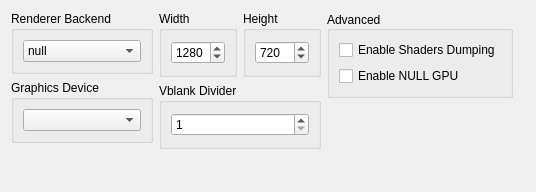
      <widget class="QWidget" name="graphicsTabLayout">
       <property name="geometry">
        <rect>
         <x>0</x>
         <y>0</y>
         <width>536</width>
         <height>192</height>
        </rect>
       </property>
       <layout class="QVBoxLayout" name="graphicsTabVLayout" stretch="0,0">
        <item>
         <layout class="QHBoxLayout" name="graphicsTabHLayout" stretch="1,1,1">
          <item>
           <layout class="QVBoxLayout" name="graphicsTabLayoutLeft">
            <item>
            <widget class="QGroupBox" name="rendererBackendGroupBox">
                <property name="title">
                <string>Renderer Backend</string>
                </property>
                <layout class="QVBoxLayout" name="rendererBackendBoxLayout">
                <item>
                <widget class="QComboBox" name="rendererBackendComboBox">
                <item>
                    <property name="text">
                    <string>null</string>
                    </property>
                </item>
                <item>
                    <property name="text">
                    <string>vulkan</string>
                    </property>
                </item>
                </widget>
                </item>
                </layout>
            </widget>
            </item>
            <item>
             <widget class="QGroupBox" name="graphicsAdapterGroupBox">
              <property name="title">
               <string>Graphics Device</string>
              </property>
              <layout class="QVBoxLayout" name="graphicsAdapterLayout">
               <item>
                <widget class="QComboBox" name="graphicsAdapterBox"/>
               </item>
              </layout>
             </widget>
            </item>
            <item>
             <widget class="QWidget" name="widgetgraphicsBottom" native="true">
              <layout class="QHBoxLayout" name="widgetgraphicsBottomHLayout">
               <property name="leftMargin">
                <number>0</number>
               </property>
               <property name="topMargin">
                <number>0</number>
               </property>
               <property name="rightMargin">
                <number>0</number>
               </property>
               <property name="bottomMargin">
                <number>0</number>
               </property>
              </layout>
             </widget>
            </item>
           </layout>
          </item>
          <item>
           <layout class="QVBoxLayout" name="graphicsTabLayoutMiddle">
            <item>
             <layout class="QVBoxLayout" name="layoutResolution">
              <property name="spacing">
               <number>6</number>
              </property>
              <property name="leftMargin">
               <number>0</number>
              </property>
              <item>
               <layout class="QHBoxLayout" name="resolutionLayout">
                <item>
                 <widget class="QGroupBox" name="widthGroupBox">
                  <property name="title">
                   <string>Width</string>
                  </property>
                  <layout class="QVBoxLayout" name="widthLayout">
                   <item>
                    <widget class="QSpinBox" name="widthSpinBox">
                     <property name="accelerated">
                      <bool>true</bool>
                     </property>
                     <property name="correctionMode">
                      <enum>QAbstractSpinBox::CorrectionMode::CorrectToNearestValue</enum>
                     </property>
                     <property name="keyboardTracking">
                      <bool>false</bool>
                     </property>
                     <property name="minimum">
                      <number>0</number>
                     </property>
                     <property name="maximum">
                      <number>9999</number>
                     </property>
                     <property name="value">
                      <number>1280</number>
                     </property>
                    </widget>
                   </item>
                  </layout>
                 </widget>
                </item>
                <item>
                 <widget class="QGroupBox" name="heightGroupBox">
                  <property name="title">
                   <string>Height</string>
                  </property>
                  <layout class="QVBoxLayout" name="heightLayout">
                   <item>
                    <widget class="QSpinBox" name="heightSpinBox">
                     <property name="frame">
                      <bool>true</bool>
                     </property>
                     <property name="accelerated">
                      <bool>true</bool>
                     </property>
                     <property name="correctionMode">
                      <enum>QAbstractSpinBox::CorrectionMode::CorrectToNearestValue</enum>
                     </property>
                     <property name="keyboardTracking">
                      <bool>false</bool>
                     </property>
                     <property name="minimum">
                      <number>0</number>
                     </property>
                     <property name="maximum">
                      <number>9999</number>
                     </property>
                     <property name="value">
                      <number>720</number>
                     </property>
                    </widget>
                   </item>
                  </layout>
                 </widget>
                </item>
               </layout>
              </item>
             </layout>
            </item>
            <item>
             <layout class="QVBoxLayout" name="vLayoutVblank">
              <property name="spacing">
               <number>6</number>
              </property>
              <property name="leftMargin">
               <number>0</number>
              </property>
              <item>
               <layout class="QHBoxLayout" name="hLayoutVblank">
                <item>
                 <widget class="QGroupBox" name="heightDivider">
                  <property name="title">
                   <string>Vblank Divider</string>
                  </property>
                  <layout class="QVBoxLayout" name="vblankLayout">
                   <item>
                    <widget class="QSpinBox" name="vblankSpinBox">
                     <property name="frame">
                      <bool>true</bool>
                     </property>
                     <property name="accelerated">
                      <bool>true</bool>
                     </property>
                     <property name="correctionMode">
                      <enum>QAbstractSpinBox::CorrectionMode::CorrectToNearestValue</enum>
                     </property>
                     <property name="keyboardTracking">
                      <bool>false</bool>
                     </property>
                     <property name="minimum">
                      <number>1</number>
                     </property>
                     <property name="maximum">
                      <number>9999</number>
                     </property>
                     <property name="value">
                      <number>1</number>
                     </property>
                    </widget>
                   </item>
                  </layout>
                 </widget>
                </item>
               </layout>
              </item>
             </layout>
            </item>
           </layout>
          </item>
          <item>
           <layout class="QVBoxLayout" name="graphicsTabLayoutRight">
            <property name="rightMargin">
             <number>12</number>
            </property>
            <property name="bottomMargin">
             <number>12</number>
            </property>
            <item>
             <widget class="QGroupBox" name="additionalSettingsGroupBox">
              <property name="title">
               <string>Advanced</string>
              </property>
              <property name="alignment">
               <set>Qt::AlignmentFlag::AlignLeading|Qt::AlignmentFlag::AlignLeft|Qt::AlignmentFlag::AlignVCenter</set>
              </property>
              <layout class="QVBoxLayout" name="additionalSettingsLayout">
               <item>
                <widget class="QCheckBox" name="dumpShadersCheckBox">
                 <property name="text">
                  <string>Enable Shaders Dumping</string>
                 </property>
                </widget>
               </item>
               <item>
                <widget class="QCheckBox" name="nullGpuCheckBox">
                 <property name="text">
                  <string>Enable NULL GPU</string>
                 </property>
                </widget>
               </item>
              </layout>
             </widget>
            </item>
            <item>
             <spacer name="AdvancedSpacer">
              <property name="orientation">
               <enum>Qt::Orientation::Vertical</enum>
              </property>
              <property name="sizeHint" stdset="0">
               <size>
                <width>20</width>
                <height>40</height>
               </size>
              </property>
             </spacer>
            </item>
           </layout>
          </item>
         </layout>
        </item>
        <item>
         <spacer name="graphicSpacer">
          <property name="orientation">
           <enum>Qt::Orientation::Vertical</enum>
          </property>
          <property name="sizeHint" stdset="0">
           <size>
            <width>20</width>
            <height>40</height>
           </size>
          </property>
         </spacer>
        </item>
       </layout>
      </widget>
